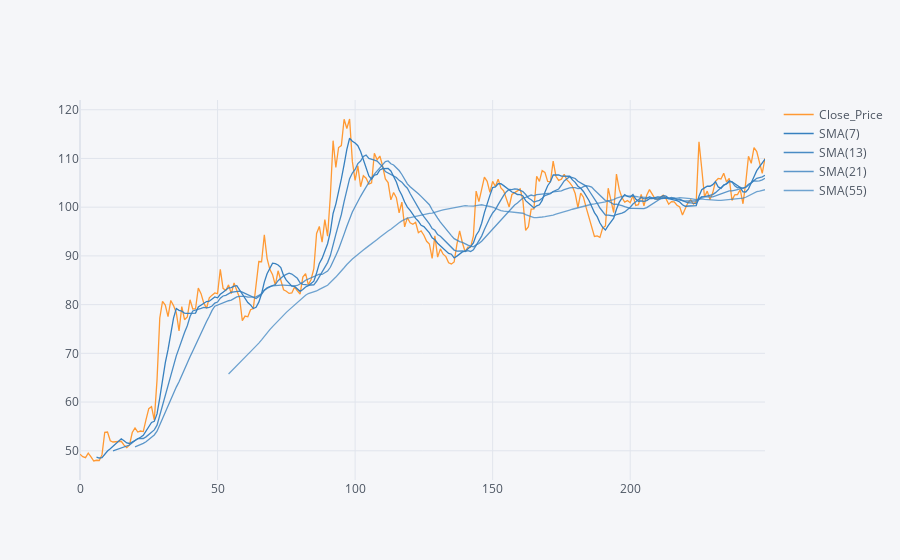
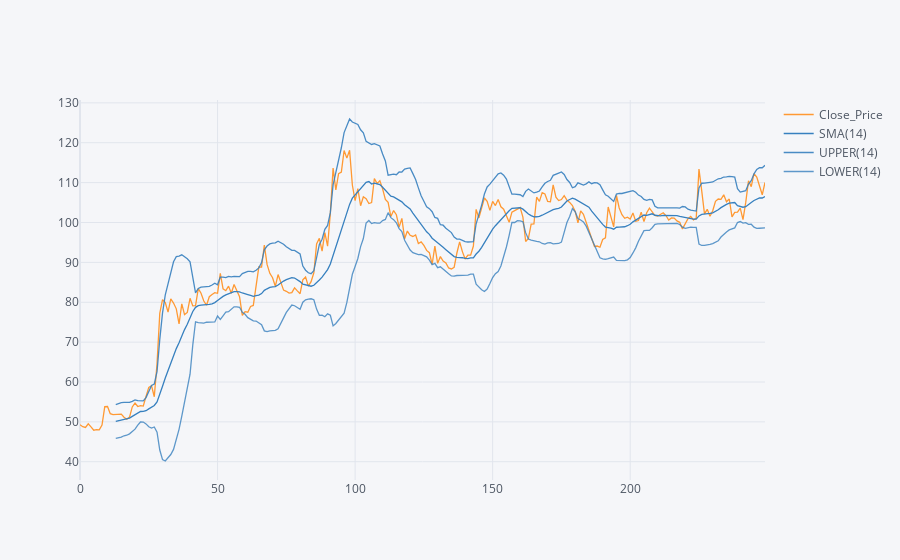

Notebook cell for these charts, in order:
### Code cell
# Plotting Simple moving average for 7,12,21,55 days & bollinger band for the other share
SMA_ALEMBIC = alembic_df['Close_Price'].ta_plot(study='sma',periods=[7,13,21,55],title='Simple Moving Averages')
BOLL_ALEMBIC = alembic_df['Close_Price'].ta_plot(study='boll',title='Bollinger')

### Figure 1 — Plotly figure (JSON) as saved in the notebook; plotly's stock layout.template omitted (floating-point values rounded to 4 significant figures; data arrays with more than 128 entries replaced by an {"elided": "..."} marker saying what was removed)
{"data": [{"line": {"color": "rgba(255, 153, 51, 1.0)", "dash": "solid", "shape": "linear", "width": 1.3}, "mode": "lines", "name": "Close_Price", "text": "", "type": "scatter", "x": {"elided": "250 int values"}, "y": {"elided": "250 float values"}}, {"line": {"color": "rgba(55, 128, 191, 1.0)", "dash": "solid", "shape": "linear", "width": 1.3}, "mode": "lines", "name": "SMA(7)", "text": "", "type": "scatter", "x": {"elided": "250 int values"}, "y": {"elided": "250 mixed values"}}, {"line": {"color": "rgba(55, 128, 191, 0.8999999999999999)", "dash": "solid", "shape": "linear", "width": 1.3}, "mode": "lines", "name": "SMA(13)", "text": "", "type": "scatter", "x": {"elided": "250 int values"}, "y": {"elided": "250 mixed values"}}, {"line": {"color": "rgba(55, 128, 191, 0.7999999999999998)", "dash": "solid", "shape": "linear", "width": 1.3}, "mode": "lines", "name": "SMA(21)", "text": "", "type": "scatter", "x": {"elided": "250 int values"}, "y": {"elided": "250 mixed values"}}, {"line": {"color": "rgba(55, 128, 191, 0.7)", "dash": "solid", "shape": "linear", "width": 1.3}, "mode": "lines", "name": "SMA(55)", "text": "", "type": "scatter", "x": {"elided": "250 int values"}, "y": {"elided": "250 mixed values"}}], "layout": {"legend": {"bgcolor": "#F5F6F9", "font": {"color": "#4D5663"}}, "paper_bgcolor": "#F5F6F9", "plot_bgcolor": "#F5F6F9", "title": {"font": {"color": "#4D5663"}}, "xaxis": {"gridcolor": "#E1E5ED", "showgrid": true, "tickfont": {"color": "#4D5663"}, "title": {"font": {"color": "#4D5663"}, "text": ""}, "zerolinecolor": "#E1E5ED"}, "yaxis": {"gridcolor": "#E1E5ED", "showgrid": true, "tickfont": {"color": "#4D5663"}, "title": {"font": {"color": "#4D5663"}, "text": ""}, "zerolinecolor": "#E1E5ED"}}}

### Figure 2 — Plotly figure (JSON) as saved in the notebook; plotly's stock layout.template omitted (floating-point values rounded to 4 significant figures; data arrays with more than 128 entries replaced by an {"elided": "..."} marker saying what was removed)
{"data": [{"line": {"color": "rgba(255, 153, 51, 1.0)", "dash": "solid", "shape": "linear", "width": 1.3}, "mode": "lines", "name": "Close_Price", "text": "", "type": "scatter", "x": {"elided": "250 int values"}, "y": {"elided": "250 float values"}}, {"line": {"color": "rgba(55, 128, 191, 1.0)", "dash": "solid", "shape": "linear", "width": 1.3}, "mode": "lines", "name": "SMA(14)", "text": "", "type": "scatter", "x": {"elided": "250 int values"}, "y": {"elided": "250 mixed values"}}, {"line": {"color": "rgba(55, 128, 191, 0.8999999999999999)", "dash": "solid", "shape": "linear", "width": 1.3}, "mode": "lines", "name": "UPPER(14)", "text": "", "type": "scatter", "x": {"elided": "250 int values"}, "y": {"elided": "250 mixed values"}}, {"line": {"color": "rgba(55, 128, 191, 0.7999999999999998)", "dash": "solid", "shape": "linear", "width": 1.3}, "mode": "lines", "name": "LOWER(14)", "text": "", "type": "scatter", "x": {"elided": "250 int values"}, "y": {"elided": "250 mixed values"}}], "layout": {"legend": {"bgcolor": "#F5F6F9", "font": {"color": "#4D5663"}}, "paper_bgcolor": "#F5F6F9", "plot_bgcolor": "#F5F6F9", "title": {"font": {"color": "#4D5663"}}, "xaxis": {"gridcolor": "#E1E5ED", "showgrid": true, "tickfont": {"color": "#4D5663"}, "title": {"font": {"color": "#4D5663"}, "text": ""}, "zerolinecolor": "#E1E5ED"}, "yaxis": {"gridcolor": "#E1E5ED", "showgrid": true, "tickfont": {"color": "#4D5663"}, "title": {"font": {"color": "#4D5663"}, "text": ""}, "zerolinecolor": "#E1E5ED"}}}
